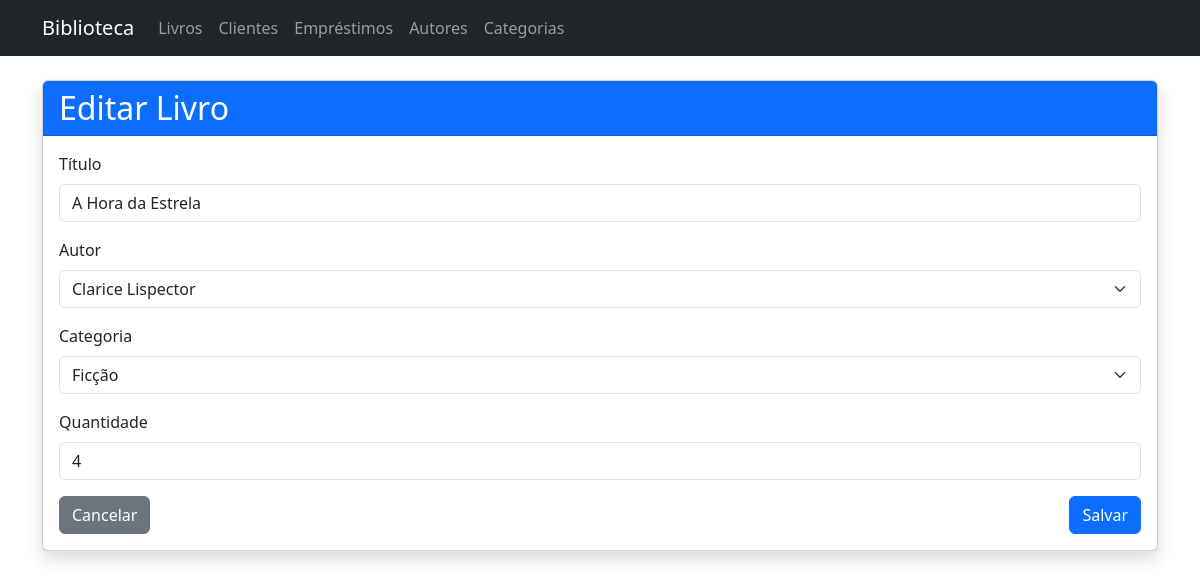
Page /books/3/edit on the committed database.
### app/models/entities/book.py (models this page shows, shortened)
class Book(db.Model):
    __tablename__ = 'books'
    id = db.Column(db.Integer, primary_key=True)
    name = db.Column(db.String(100), nullable=False)
    description = db.Column(db.Text)
    quantity = db.Column(db.Integer, default=1)
    id_author = db.Column(db.Integer, db.ForeignKey('authors.id'))
    id_category = db.Column(db.Integer, db.ForeignKey('categories.id'))
    loans = db.relationship('BookLoan', backref='book', lazy=True)

### app/models/entities/author.py (models this page shows, shortened)
class Author(db.Model):
    __tablename__ = 'authors'
    id = db.Column(db.Integer, primary_key=True)
    name = db.Column(db.String(100), nullable=False)
    biography = db.Column(db.Text)
    books = db.relationship('Book', backref='author', lazy=True)

### app/models/entities/category.py (models this page shows, shortened)
class Category(db.Model):
    __tablename__ = 'categories'
    id = db.Column(db.Integer, primary_key=True)
    name = db.Column(db.String(50), nullable=False, unique=True)
    books = db.relationship('Book', backref='category', lazy=True)

### app/controllers/book_controller.py (the view, shortened to what this page needs)
@book_bp.route('/<int:id>/edit', methods=['GET', 'POST'])
def edit(id):
    try:
        book = BookService.get_book_by_id(id)
        authors = AuthorService.get_all_authors()
        categories = CategoryService.get_all_categories()
        return render_template('books/form.html', book=book, authors=authors, categories=categories)
    except NotFoundError as e:
        flash(str(e), 'danger')
        return redirect(url_for('book_controller.index'))

### app/repositories/author_repository.py (called while the page is built)
    @staticmethod
    def get_all():
        return Author.query.order_by(Author.name).all()

### app/repositories/book_repository.py (called while the page is built)
    @staticmethod
    def get_by_id(book_id):
        return Book.query.get(book_id)

### app/repositories/category_repository.py (called while the page is built)
    @staticmethod
    def get_all():
        return Category.query.order_by(Category.name).all()

### app/services/author_service.py (called while the page is built)
    @staticmethod
    def get_all_authors():
        return AuthorRepository.get_all()

### app/services/book_service.py (called while the page is built)
    @staticmethod
    def get_book_by_id(book_id):
        if not (book := BookRepository.get_by_id(book_id)):
            raise NotFoundError("Livro não encontrado")
        return book

### app/services/category_service.py (called while the page is built)
    @staticmethod
    def get_all_categories():
        return CategoryRepository.get_all()

### app/templates/books/form.html (shortened to what this page needs)
{% extends "base.html" %}
{% block content %}
<div class="card shadow">
    <div class="card-header bg-primary text-white">
        <h2 class="mb-0">{{ 'Editar' if book else 'Novo' }} Livro</h2>
    </div>
    <div class="card-body">
        <form method="POST">
            <div class="mb-3">
                <label for="name" class="form-label">Título</label>
                <input type="text" class="form-control" id="name" name="name" value="{{ book.name if book else '' }}" required>
            </div>
            <div class="mb-3">
                <label for="id_author" class="form-label">Autor</label>
                <select class="form-select" id="id_author" name="id_author" required>
                    {% for author in authors %}
                    <option value="{{ author.id }}" {% if book and book.id_author == author.id %}selected{% endif %}>
                        {{ author.name }}
                    </option>
                    {% endfor %}
                </select>
            </div>
            <div class="mb-3">
                <label for="id_category" class="form-label">Categoria</label>
                <select class="form-select" id="id_category" name="id_category" required>
                    {% for category in categories %}
                    <option value="{{ category.id }}" {% if book and book.id_category == category.id %}selected{% endif %}>
                        {{ category.name }}
                    </option>
                    {% endfor %}
                </select>
            </div>
            <div class="mb-3">
                <label for="quantity" class="form-label">Quantidade</label>
                <input type="number" class="form-control" id="quantity" name="quantity" min="1" value="{{ book.quantity if book else 1 }}" required>
            </div>
            <div class="d-flex justify-content-between">
                <a href="{{ url_for('book_controller.index') }}" class="btn btn-secondary">Cancelar</a>
                <button type="submit" class="btn btn-primary">Salvar</button>
            </div>
        </form>
    </div>
</div>
{% endblock %}

### rows in the picture
Book: name "A Hora da Estrela", id_author "Clarice Lispector", id_category "Ficção", quantity "4"

### other values in the picture
{{ 'Editar' if book else 'Novo' }} "Editar"
